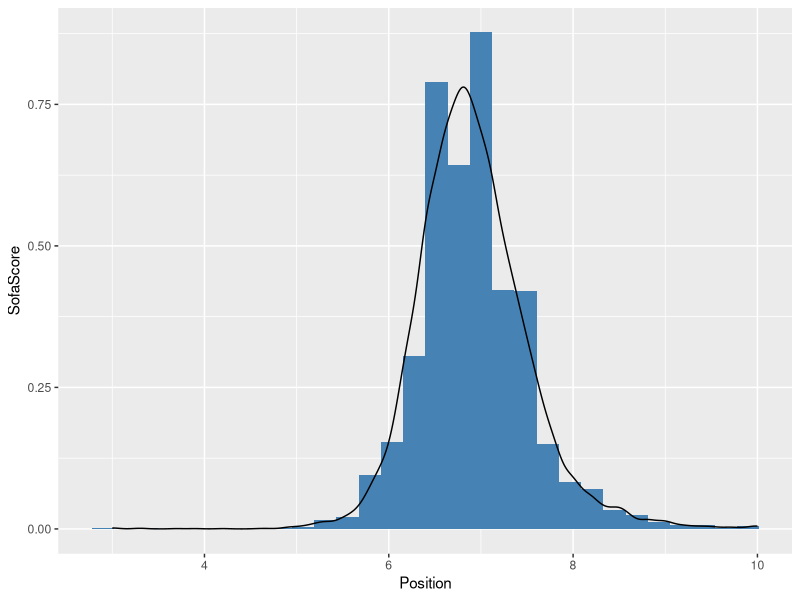
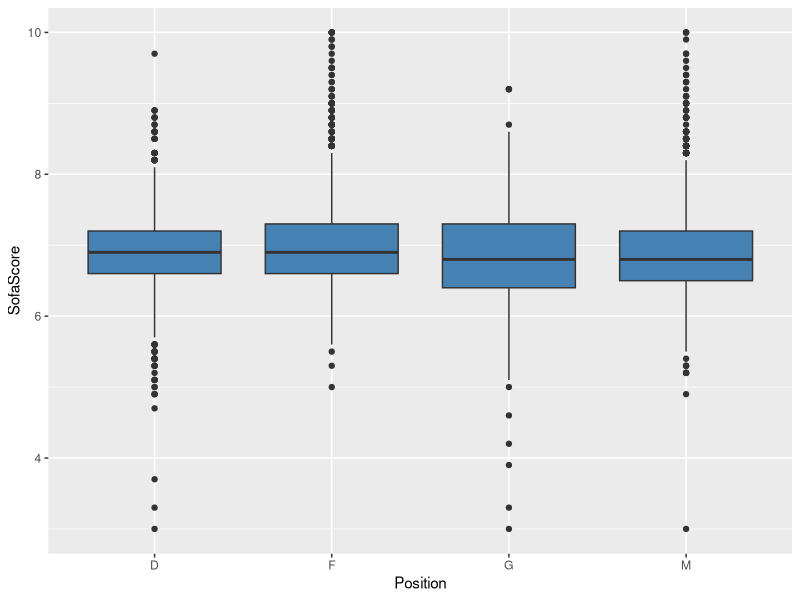
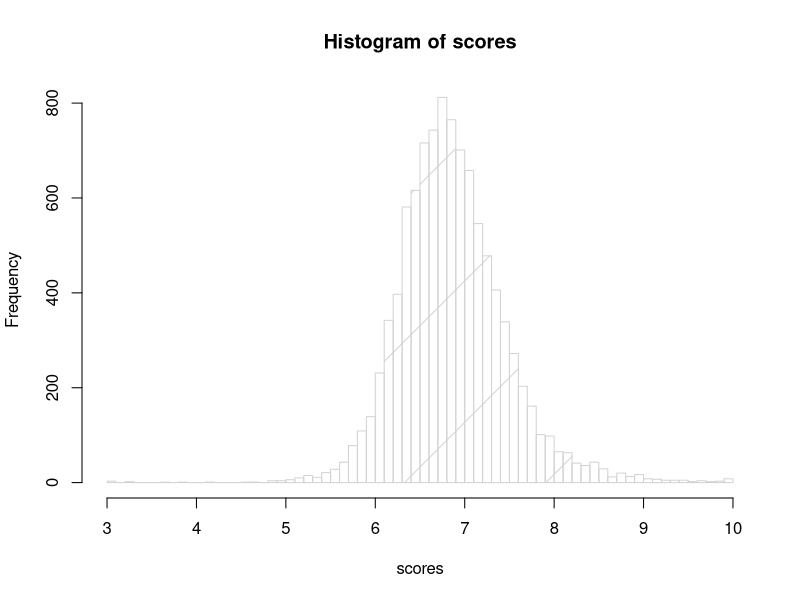
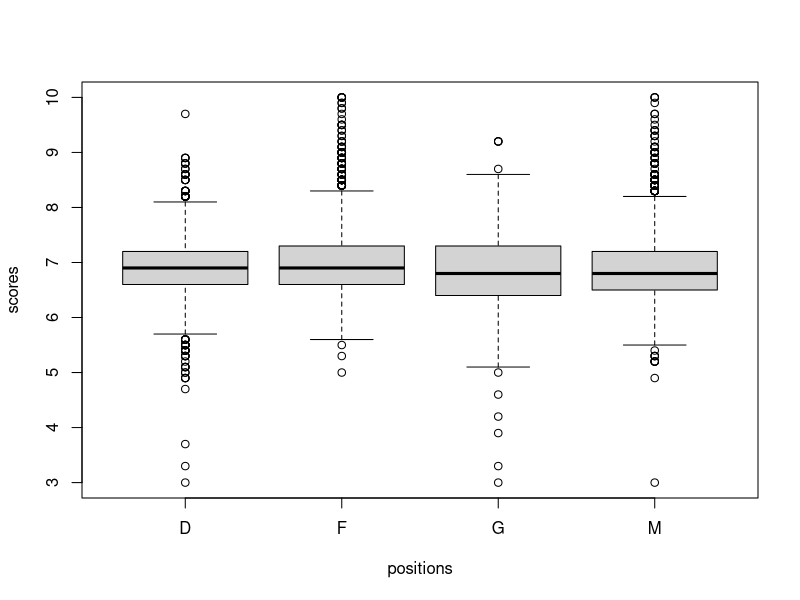
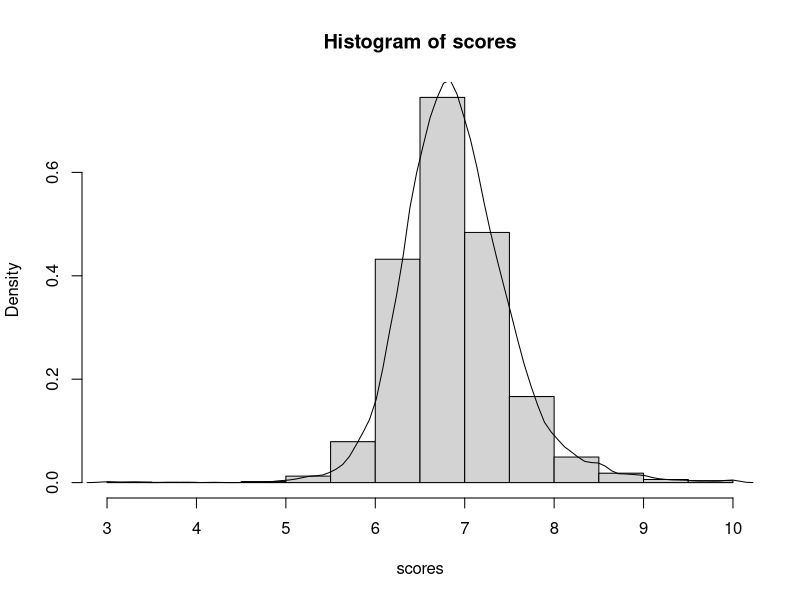
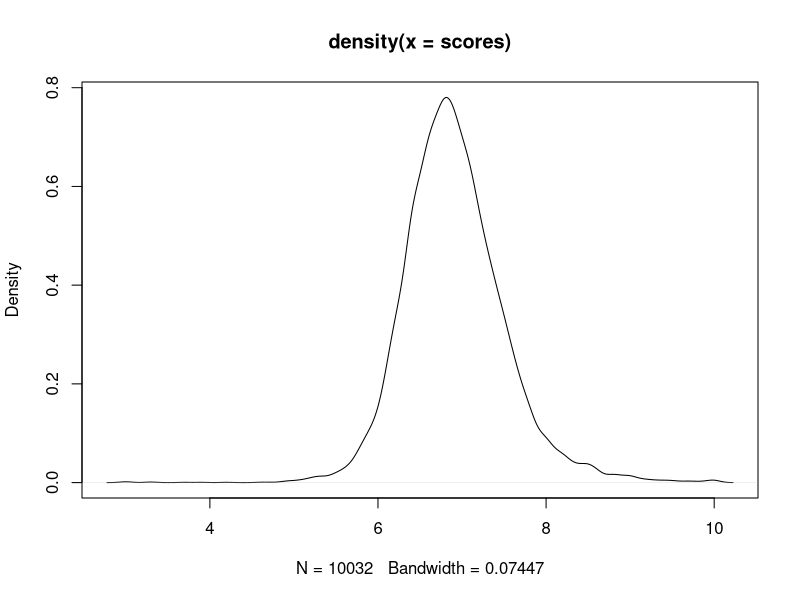
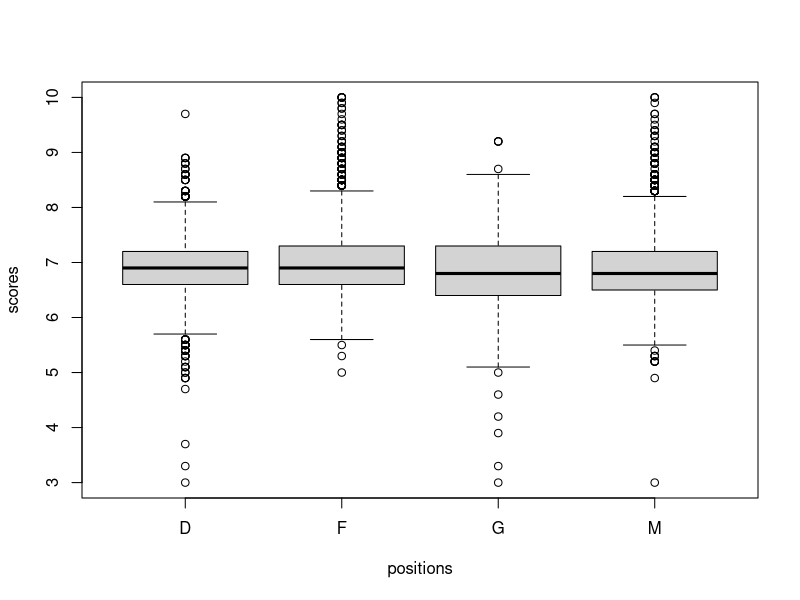

These figures' R source, in order:
library(tidyr)
library(ggplot2)


pl <- read.csv("PL20192020.csv",encoding = "utf8")
pl[,70]<-as.character("F")
pl[,37]<-as.character("F")

scores <- c()
for (name in names(pl)){
  if (grepl("score",name, fixed=TRUE)){
    scores<-c(scores,unlist(pl[name]))
  }
}


positions <- c()
for (name in names(pl)){
  if (grepl("position",name, fixed=TRUE)){
    positions<-c(positions,unlist(pl[name]))
    print(unique(unlist(pl[name])))
  }
}

players <- c()
domacini <- c()
gosti <- c()
isHome <-c()
for (name in names(pl)){
  if (grepl("player",name, fixed=TRUE)){
    players<-c(players,unlist(pl[name]))
    domacini <- c(domacini,unlist(pl$homeTeam))
    gosti <- c(gosti,unlist(pl$awayTeam))
    if (grepl("h_",name, fixed=TRUE)){
      isHome <- c(isHome,rep("yes",length(pl$homeTeam)))
    }
    else{
      isHome <- c(isHome,rep("no",length(pl$homeTeam)))
    }
  }
}



df <- data.frame(positions,scores)
ggplot(data=df, aes(x=scores,y = ..density..)) +
  geom_histogram(fill="steelblue")+
  geom_density(aes(y=..density..)) +
  #geom_text(aes(label=Freq), vjust=-0.3, size=3.5,position = position_dodge(width = 1))+
  #geom_text(aes(label=round(prop.table(Freq),4)), vjust=1.6, color="white", size=3.5,position = position_dodge(width = 1))+
  labs(x="Position",y="SofaScore")


df <- data.frame(positions,scores)
ggplot(data=df, aes(x=positions, y=scores)) +
  geom_boxplot(fill="steelblue")+
  #geom_text(aes(label=Freq), vjust=-0.3, size=3.5,position = position_dodge(width = 1))+
  #geom_text(aes(label=round(prop.table(Freq),4)), vjust=1.6, color="white", size=3.5,position = position_dodge(width = 1))+
  labs(x="Position",y="SofaScore")


hist(scores,breaks = 100,density = T)

boxplot(scores~positions)


hist(scores,probability = T)
lines(density(scores,n=100))
d<- plot(density(scores))
polygon(d, col="red", border="blue")


boxplot(scores~positions)


igraci <- data.frame(players,positions,scores)
prosjek <- aggregate(igraci$scores, by=list(players=igraci$players), FUN=mean)
prosjek[order(prosjek$x,decreasing = T),][1:10,]

klubovi <- data.frame(domacini,scores,isHome)
klubovi <- subset(klubovi,klubovi$isHome=="yes")
prosjek <- aggregate(klubovi$scores, by=list(domac=klubovi$domacini), FUN=mean)
prosjek[order(prosjek$x,decreasing = T ),]


klubovi <- data.frame(gosti,scores,isHome)
klubovi <- subset(klubovi,klubovi$isHome=="no")
prosjek <- aggregate(klubovi$scores, by=list(domac=klubovi$gosti), FUN=mean)
prosjek[order(prosjek$x,decreasing = T ),]


model <- lm(scores~positions+isHome+domacini+gosti+players)
summary(model)
model


predict(model,
        data.frame(isHome="no", domacini="Chelsea", gosti="Liverpool",players="Alisson",positions="G"), type="response")

simulate_score <- function(foot_model, homeTeam, awayTeam, position, player, isHome){
  sofascore <- predict(foot_model,
                       data.frame(isHome=isHome, domacini=homeTeam, gosti=awayTeam,players=player,positions=position), type="response")
  
  return(sofascore)
}

#Trent Alexander-Arnold
#Alisson
simulate_score(model,isHome="yes", homeTeam="Chelsea", awayTeam="Arsenal",player="Timo Werner",position="F")
